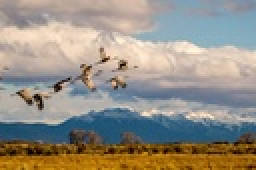
%> input picture image1.jpg, 128 x 85 px, shrunk from 720 x 480 before the run (shown 2 times larger)
$ octave Expand.m   (GNU Octave 9; MATLAB toolbox functions it lacks are replaced by stand-ins)
%> lines starting %> are read from the running program, lines starting %| are printed output that depends on the picture; in (x1, y1, x2, y2) boxes, pixels count from 0 and x2, y2 are one past the last pixel; in counts of white or black regions, pixels touching at a corner belong together; the program's own positions count from 1
clear all;
clc;
close all;
I = imread('image1.jpg') ;
%> I is the input picture: size 85x128x3 uint8; mean R, G, B 150.1, 144, 133
subplot(1,2,1);imshow(I);title('original(720*480)image');
expansion(I);
function E=expansion(I)
[M, N, chn] = size(I) ;
%> M = 85; N = 128; chn = 3
FM = M ; FN = N +N/2;
%> after `FM = M`: FM = 85
%> after `FN = N +N/2`: FN = 192

OM = M ; ON = N;
%> after `OM = M`: OM = 85
%> after `ON = N`: ON = 128
O_im = I ;
N_rem = N - (FN - N) ;
%> N_rem = 64
[Y, X] = meshgrid(1:N, 1:M) ;
removed = zeros(M, N) ;

% traverse until we get desired width
while N > N_rem
    disp(N) ;
    cost =cost_gradient(I) ;
    dp = zeros(M, N) ;
    from = zeros(M, N) ;
    dp(1, :) = cost(1, :) ;
    from(1, :) = 1 : N ;

    for i = 2 : M
        for j = 1 : N
            dp(i, j) = dp(i - 1, j) ;
            from(i, j) = j ;
            if j > 1 && dp(i - 1, j - 1) < dp(i, j)
                dp(i, j) = dp(i - 1, j - 1) ;
                from(i, j) = j - 1 ;
            end
            if j < N && dp(i - 1, j + 1) < dp(i, j)
                dp(i, j) = dp(i - 1, j + 1) ;
                from(i, j) = j + 1 ;
            end
            dp(i, j) = dp(i, j) + cost(i, j) ;
        end
    end

    [~, idx] = min(dp(M, :)) ;
    for i = M : -1 : 1
        removed(i, Y(i, idx)) = 1 ;
        I(i, idx : N - 1, :) = I(i, idx + 1 : N, :) ;
        Y(i, idx : N - 1) = Y(i, idx + 1 : N) ;
        idx = from(i, idx) ;
    end
    I = I(:, 1 : N - 1, :) ;
    Y = Y(:, 1 : N - 1) ;
    N = N - 1 ;

end
%> this loop made 64 passes
%> pass 1, in cost_gradient, `[grad_x,grad_y] = gradient(im);`:
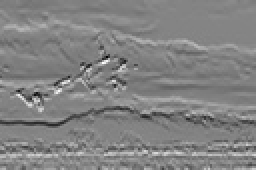
%> grad_y: size 85x128 double (shown 2 times larger); min -0.378, max 0.355, mean -0.00228; drawn with min black and max white
%> after the loop:
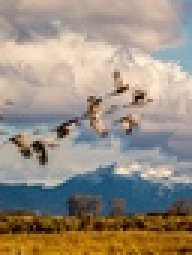
%> I: size 85x64x3 uint8 (shown 3 times larger); mean R, G, B 153.5, 142.7, 128.8
%> after the loop:
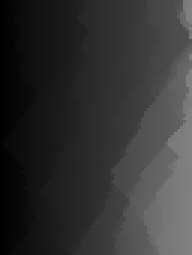
%> Y: size 85x64 double (shown 3 times larger); min 1, max 128, mean 51
%> after the loop:
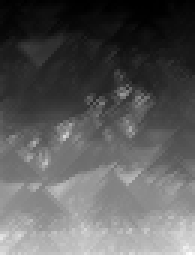
%> dp: size 85x65 double (shown 3 times larger); min 0.00196, max 2.03, mean 0.726; drawn with min black and max white
%> after the loop:
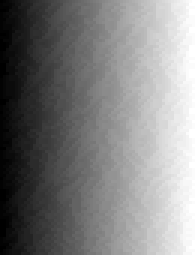
%> from: size 85x65 double (shown 3 times larger); min 1, max 65, mean 33; drawn with min black and max white
%> after the loop:
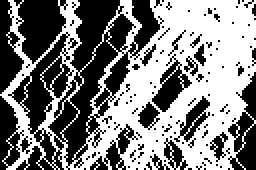
%> removed: size 85x128 double (shown 2 times larger); values 0 (black) and 1 (white), 50% white; 1 white region, box (x1, y1, x2, y2) and area: (0, 0, 128, 85) 5440
%> after the loop, N = 64

I = double(O_im) ;
%> I: size 85x128x3 double
new_im = zeros(FM, FN, chn) ;

for i = 1 : OM
    k = 1 ;

    for j = 1 : ON
        new_im(i, k, :) = I(i, j, :) ;
        k = k + 1 ;
        if removed(i, j) == 1

            if (j > 1) && (j < N)
                new_im(i, k, :) = (I(i, j - 1, :) + I(i, j, :) + I(i, j + 1, :)) / 3 ;
            else
                new_im(i, k, :) = I(i, j, :) ;
            end
            k = k + 1 ;
        end
    end

end
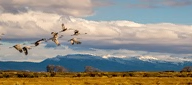
%> new_im: size 85x192x3 double; mean R, G, B 149, 144.5, 134.4
subplot(1,2,2);imshow(uint8(new_im));title('Expansion by pixel');
function G_im = cost_gradient(im)

    [row,col,n] = size(im);
    if(n == 3)
        im = rgb2gray(im);
    end
    im = double(im)/255;

    [grad_x,grad_y] = gradient(im);
    G_im = grad_x + grad_y;
    G_im = abs(G_im);
end
end
